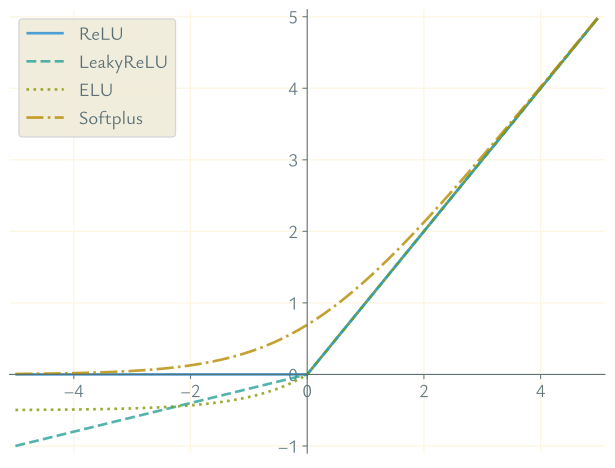

Write Python code to recreate this figure.
import matplotlib.pyplot as plt
import matplotlib.font_manager as fm
import seaborn as sns
import numpy as np

zhisong = fm.FontEntry(fname="/home/avanti/Fonts/LXGW/LXGWNeoZhiSongScreenFull.ttf", name="LXGW Neo ZhiSong Screen Full")
fm.fontManager.ttflist.insert(0, zhisong)
plt.rcParams.update({
    "font.family": ["Ysabeau Office", "LXGW Neo ZhiSong Screen Full"],
    "axes.unicode_minus": True,
    "savefig.bbox": "tight",
    'legend.fontsize': 14,
    "xtick.labelsize": 14,
    "ytick.labelsize": 14,
    'savefig.transparent': True,
    'text.color': '#586e75',
})

x = np.arange(-5, 5, 0.02)
gamma = 0.2
relu = np.maximum(0, x)
lrelu = np.maximum(0, x) + gamma * np.minimum(0, x)
softplus = np.log(1 + np.exp(x))

gamma2 = 0.5
elu = np.maximum(0, x) + np.minimum(0, gamma2 * (np.exp(x) - 1))

with plt.style.context('Solarize_Light2'):

    fig, ax = plt.subplots(figsize=(8, 6))

    for s in ['bottom', 'left']:
        ax.spines[s].set_position('zero')
        ax.spines[s].set_color('#586e75')

    for s in ['top', 'right']:
        ax.spines[s].set_color('none')

    sns.lineplot(x=x, y=relu, ls="-", lw=2, alpha=0.8, label="ReLU", ax=ax)
    sns.lineplot(x=x, y=lrelu, ls="dashed", lw=2, alpha=0.8, label="LeakyReLU", ax=ax)
    sns.lineplot(x=x, y=elu, ls=":", lw=2, alpha=0.8, label="ELU", ax=ax)
    sns.lineplot(x=x, y=softplus, ls="-.", lw=2, alpha=0.8, label="Softplus", ax=ax)

    ax.legend(loc='upper left')
    ax.set_xlim([-5.1, 5.1])
    ax.set_ylim([-1.1, 5.1])

    plt.savefig("relu.svg")
